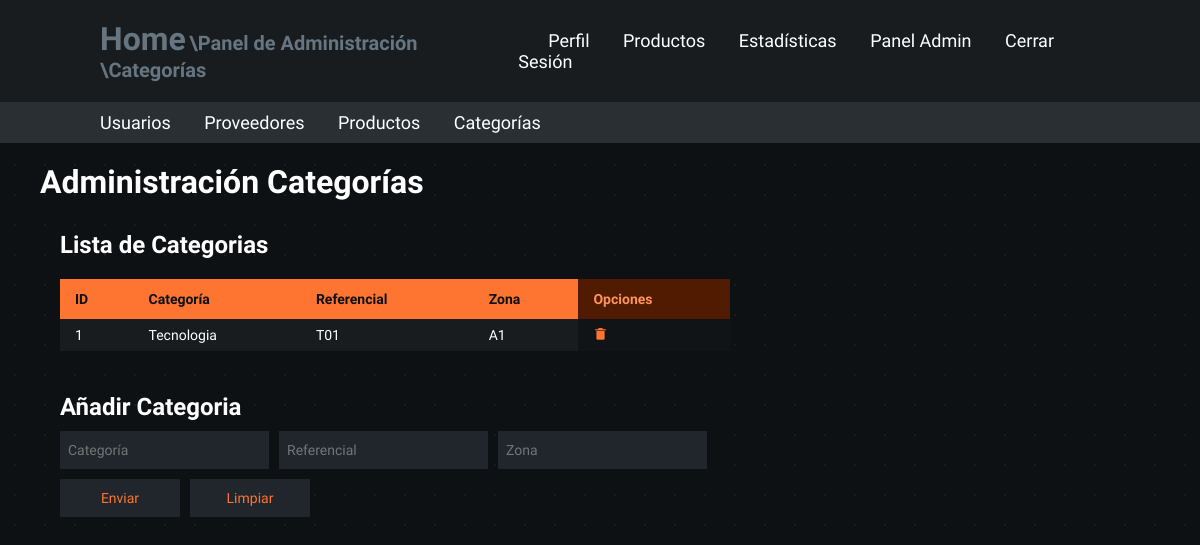
Before: /admin-panel/categories (signed in) with the older database file.
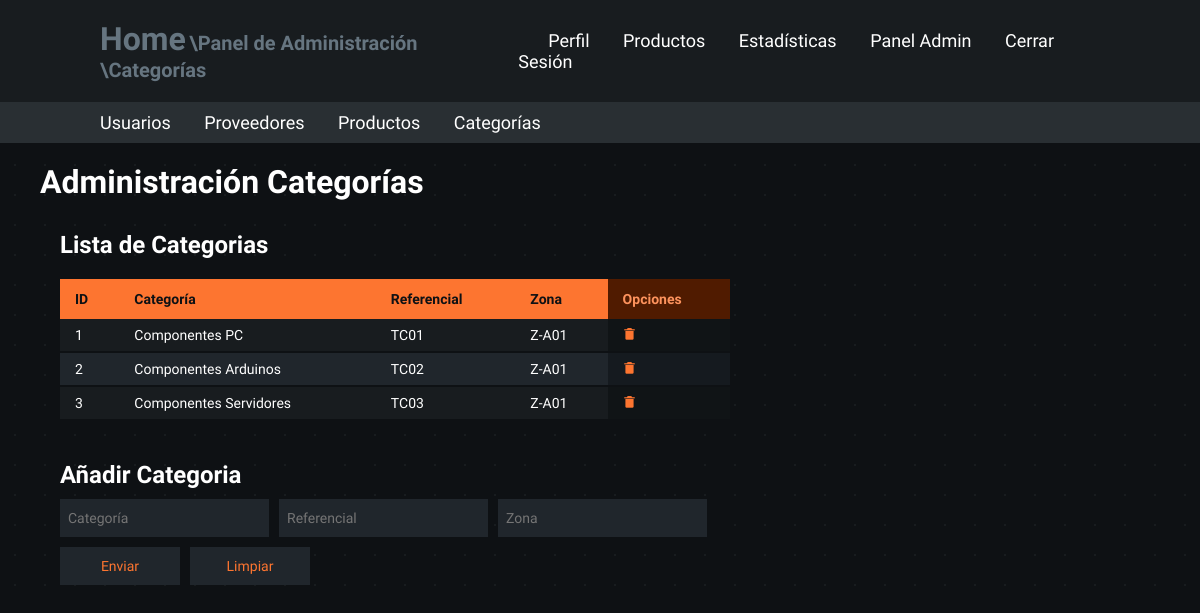
After: the same page with the newer database file.
### models.py (models this page shows, shortened)
class Categories(db.Base):
    __tablename__ = "categories"
    category_id = Column(Integer, primary_key=True)
    category_name = Column(String(255), nullable=False, server_default="unidentified_category")
    category_referencial = Column(String(255), nullable=False, server_default="unidentified_referencial")
    category_zone = Column(String(255), nullable=True, server_default="unidentified_zone")

### app.py (the view)
@app.route("/admin-panel/categories")
@admin_login_required
def admin_panel_categories():
    registered_categories = db.session.query(Categories).order_by(Categories.category_id)
    return render_template("admin_categories.html", is_admin=session["is_admin"],
                           registered_categories=registered_categories)

### app.py (called while the page is built)
@app.before_request
def validate_session():
    if request.endpoint == 'static':
        return
    time.sleep(0.3)
    if 'user_id' in session:
        user = db.session.query(Users).filter_by(user_id=session['user_id']).first()
        if not user:
            session.clear()
            flash("Sesión Expirada", "warning")
            return redirect(url_for("login"))
        elif user.role_id != session.get('role_id'):
            session['role_id'] = user.role_id
            session['is_admin'] = user.role_id == 0

def admin_login_required(original_function):
    @wraps(original_function)
    def decorated_function(*args, **kwargs):
        redirect_url = None
        if 'user_id' not in session:
            print("Not Logged In")
            return redirect(url_for('login'))
        user = db.session.query(Users).filter_by(user_id=session['user_id']).first()
        if not user or user.role_id != 0:
            print("Insufficient Roles")
            redirect_url = url_for('home')
        if redirect_url:
            return redirect(redirect_url)
        return original_function(*args, **kwargs)
    return decorated_function

### templates/admin_categories.html (shortened to what this page needs)
<!DOCTYPE html>
<html lang="es">
<head>
    <link rel="stylesheet" href="/static/variables.css">
    <link rel="stylesheet" href="/static/main.css">
    <link rel="stylesheet" href="/static/containers.css">
    <link rel="stylesheet" href="/static/navbars.css">
    <link rel="stylesheet" href="/static/tables.css">
    <link rel="stylesheet" href="/static/fonts.css">
    <link rel="stylesheet" href="/static/forms.css">
    <link href='https://unpkg.com/boxicons@2.1.4/css/boxicons.min.css' rel='stylesheet'>
</head>
<body class="general-body">
    <header class="header">
        <span>
            <a href="/" class="home">Home</a>
            <a href="/admin-panel" class="subrute"> \Panel de Administración</a>
            <a href="/admin-panel/categories" class="subrute"> \Categorías</a>
        </span>
        <nav class="navbar">
            <a href="/profile">Perfil</a>
            <a href="/products">Productos</a>
            <a href="/statistics">Estadísticas</a>
            {% if is_admin == True %}
                <a href="/admin-panel">Panel Admin</a>
            {% endif %}
            <a class="log-out" href="/cerrar-login">Cerrar Sesión</a>
        </nav>
    </header>
    <header class="admin-header">
        <nav class="admin-navbar">
            <a href="/admin-panel/users">Usuarios</a>
            <a href="/admin-panel/suppliers">Proveedores</a>
            <a href="/admin-panel/products">Productos</a>
            <a href="/admin-panel/categories">Categorías</a>
        </nav>
    </header>
    <section class="container-type-1">
        <h1>Administración Categorías</h1>
    </section>
    <section class="container-type-1 flex-container flex-jst-sb">
        <article class="container-type-1 no-margin full-width">
            <section class="container-type-1 flex-container flex-column no-margin">
                <h2>Lista de Categorias</h2>
                <section class="container-type-2 overflow">
                    <table class="table-type-1 no-table-margin table-sticky-header alternate hover">
                        <thead>
                            <tr>
                                <th class="th-title">ID</th>
                                <th class="th-title">Categoría</th>
                                <th class="th-title">Referencial</th>
                                <th class="th-title">Zona</th>
                                <th class="th-option">Opciones</th>
                            </tr>
                        </thead>
                        <tbody>
                            {% if registered_categories %}
                            {% for category in registered_categories %}
                            <tr>
                                <td>{{category.category_id}}</td>
                                <td>{{category.category_name}}</td>
                                <td>{{category.category_referencial}}</td>
                                <td>{{category.category_zone}}</td>
                                <td class="td-option">
                                    <form action="/admin-panel/categories/delete-category/{{ category.category_id }}" method="POST" class="option-subform">
                                        <button type="submit">
                                            <i class='bx bxs-trash-alt'></i>
                                        </button>
                                    </form>
                                </td>
                            </tr>
                            {% endfor %}
                            {% endif %}
                        </tbody>
                    </table>
                </section>
            </section>
        </article>
    </section>
    <section class="container-type-1 flex-container">
        <article class="no-margin">
            <h2>Añadir Categoria</h2>
            <form action="/admin-panel/categories/add-category" method="POST" class="table-form-type-1">
                <fieldset class="flex-container">
                    <section>
                        <input type="text" id="name_input" placeholder="Categoría" name="txtCategoryName" required autocomplete="off">
                    </section>
                    <section>
                        <input type="text" id="referencial_input" placeholder="Referencial" name="txtCategoryReferencial" required autocomplete="off">
                    </section>
                    <section>
                        <input type="text" id="zone_input" placeholder="Zona" name="txtCategoryZone" required autocomplete="off">
                    </section>
                </fieldset>
                <fieldset>
                    <section class="flex-container">
                        <section>
                            <button type="submit">Enviar</button>
                        </section>
                        <section>
                            <button type="reset">Limpiar</button>
                        </section>
                    </section>
                </fieldset>
                <fieldset>
                    <section id="error-message" class="general-form-message error">
                    </section>
                    <section id="success-message" class="general-form-message success">
                    </section>
                </fieldset>
            </form>
        </article>
    </section>
</body>
</html>

### static/variables.css (style rules this page uses)
:root { --background-gray: #0e1114; --background-details: #181c1f; --unregistered-background-details: rgba(255, 255, 255, 0.05); --t04-gray: rgba(255, 255, 255, 0.4); --t02-gray: rgba(255, 255, 255, 0.2); --t1-white: rgba(255, 255, 255, 1); --error-red: rgb(239 68 68); --success-green: rgb(122, 239, 68); --warning-yellow: rgb(236, 218, 52); --delete-red: rgb(197, 17, 17); --delete-red-c: rgb(235, 38, 38); --light-gray: #b3b3b3; --main-gray: #181c1f; --main-gray-c: #292f33; --bgray-1: #181c1f; --bgray-1-c: #101416; --bgray-2: #20262c; --bgray-2-c: #151a1f; --bgray-3: #0e1114; --bgray-4: #3a454d; --bgray-5: #667580; --main-orange: #fd7530; --pale-orange: #fd935d; --dark-orange: #501b00; --main-green: #30fd30; --pale-green: #3dff57; --dark-green: #005004; --main-blue: #4632fc; --pale-blue: #5c51ff; --dark-blue: #0c0050; --main-magenta: #eb28fd; --pale-magenta: #ff51f6; --dark-magenta: #470050; --highlight-red: rgb(239 68 68); }

### static/main.css (style rules this page uses)
* { margin: 0; padding: 0; box-sizing: border-box; font-family: "Lexend", Arial, Helvetica, sans-serif; color: var(--t1-white); }
body { min-height: 100dvh; background-color: var(--background-gray); }
.general-body { background-size: 30px 30px; background-image: radial-gradient(circle, var(--background-details) 1px, var(--background-gray) 1px); }
header { top: 0; left: 0; width: 100%; padding: 20px 100px; margin: 0; }
.header { background: var(--main-gray); display: flex; justify-content: space-between; align-items: center; z-index: 100; }
.admin-header { background: var(--main-gray-c); display: flex; justify-content: space-between; align-items: center; z-index: 100; padding: 10px 100px; }

### static/containers.css (style rules this page uses)
.container-type-1 { margin: 20px 40px; max-height: 500px; }
.container-type-2 { margin: 10px 20px; max-height: 500px; }
.overflow { flex: 1 1 auto; overflow-y: auto; width: fit-content; scrollbar-color: var(--main-orange) transparent; scroll-behavior: smooth; }
.no-margin { margin: 0; }
.full-width { width: 100%; }
.flex-container { display: flex; }
.flex-column { flex-direction: column; }
.flex-jst-sb { justify-content: space-between; }

### static/navbars.css (style rules this page uses)
.navbar a { position: relative; font-size: 18px; color: var(--t1-white); font-weight: 500; text-decoration: none; margin-left: 30px; transition: .3s; }
.admin-navbar a { position: relative; font-size: 18px; color: var(--t1-white); font-weight: 500; text-decoration: none; margin-right: 30px; transition: .3s; }
.home { color: var(--bgray-5); font-size: 32px; text-decoration: none; font-weight: 700; transition: .3s; }
.subrute { color: var(--bgray-5); font-size: 20px; text-decoration: none; font-weight: 700; transition: .3s; }

### static/tables.css (style rules this page uses)
.table-type-1 { margin: 10px 20px; border-collapse: collapse; width: 100%; min-width: 670px; position: relative; }
.table-type-1 thead tr .th-title { background-color: var(--main-orange); text-align: left; color: var(--bgray-3); font-weight: 700; }
.table-type-1 thead tr .th-option { background-color: var(--dark-orange); text-align: left; color: var(--pale-orange); font-weight: 700; }
.table-type-1 tbody tr { background-color: var(--bgray-1); border-bottom: 2px solid var(--bgray-3); }
.table-type-1.alternate tbody tr:nth-of-type(even) { background-color: var(--bgray-2); }
.table-type-1 tbody tr .td-option { background-color: var(--bgray-1-c); border-bottom: 2px solid var(--bgray-3); transition: 0.2s; }
.table-type-1.alternate tbody tr:nth-of-type(even) .td-option { background-color: var(--bgray-2-c); }
.table-type-1 tbody td { padding: 8px 15px; transition: 0.2s; }
.table-type-1 thead th { padding: 12px 15px; }
.table-sticky-header th { position: sticky; top: 0; }
.no-table-margin { margin: 0; }

Changed rows visible on the page:
changed Categories id 1: category_name "Tecnologia" → "Componentes PC"; category_referencial "T01" → "TC01"; category_zone "A1" → "Z-A01"
added Categories: category_id "2", category_name "Componentes Arduinos", category_referencial "TC02", category_zone "Z-A01"
added Categories: category_id "3", category_name "Componentes Servidores", category_referencial "TC03", category_zone "Z-A01"
